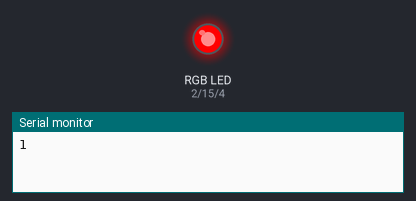
The sketch below on a simulated ESP32. On the bench: an RGB LED mixed from three pins (HIGH = lit), the last lines printed to the serial monitor.

Above: at 0.5 s.
At 2.5 s:
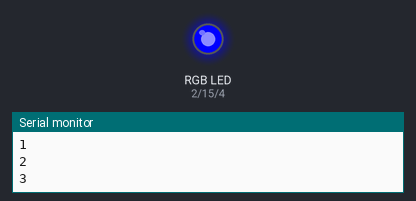
At 3.5 s:
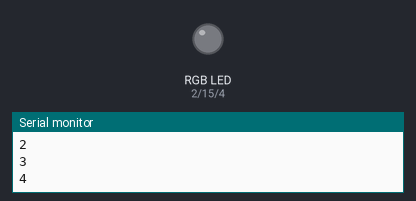
At 5.5 s:
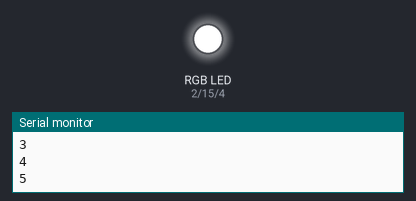
At 8.5 s:
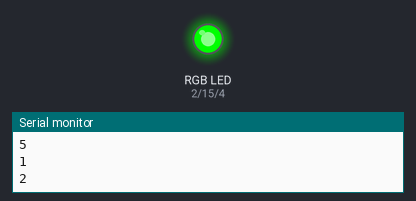
Timing chart, 0 to 9.1 s (numbered marks = the images above):
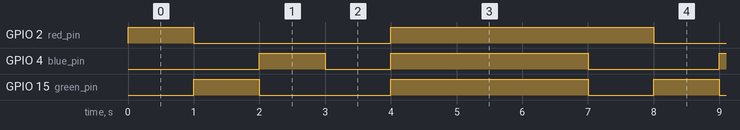

The sketch:

test_led_rgb.ino
```cpp
#define red_pin 2
#define green_pin 15
#define blue_pin 4

const int freq = 5000;

const int red_Channel = 0;
const int green_Channel = 1;
const int blue_Channel = 2;
const int resolution = 8;

void setup() {
  // put your setup code here, to run once:

  ledcSetup(red_Channel, freq, resolution);
  ledcSetup(green_Channel, freq, resolution);
  ledcSetup(blue_Channel, freq, resolution);


  ledcAttachPin(red_pin,   red_Channel);
  ledcAttachPin(green_pin, green_Channel);
  ledcAttachPin(blue_pin,  blue_Channel);

  Serial.begin(115200);
  pinMode(red_pin, OUTPUT);
  pinMode(green_pin, OUTPUT);
  pinMode(blue_pin, OUTPUT);

}

void loop() {

  Serial.println("1");  led_rgb(255, 0, 0);  delay(1000);
  Serial.println("2");  led_rgb(0, 255, 0);  delay(1000);
  Serial.println("3");  led_rgb(0, 0, 255);  delay(1000);
  Serial.println("4");  led_rgb(0, 0, 0);  delay(1000);
  Serial.println("5");  led_rgb(255, 255, 255);  delay(3000);

}


void led_rgb(int r, int g, int b)
{
  ledcWrite(red_Channel, r);
  ledcWrite(green_Channel, g);
  ledcWrite(blue_Channel, b);
}
```

Measured:
- by itself, GPIO 2 (red_pin): repeats every 7.0 s: LOW 3.0 s, HIGH 4.0 s
- by itself, GPIO 4 (blue_pin): repeats every 7.0 s: LOW 1.0 s, HIGH 3.0 s, LOW 2.0 s, HIGH 1.0 s
- by itself, GPIO 15 (green_pin): repeats every 7.0 s: LOW 2.0 s, HIGH 3.0 s, LOW 1.0 s, HIGH 1.0 s
